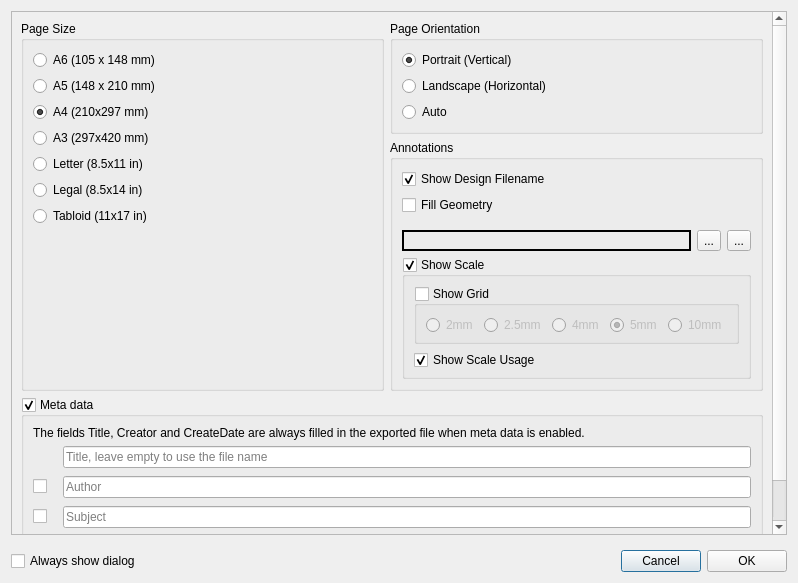
<?xml version="1.0" encoding="UTF-8"?>
<ui version="4.0">
 <class>ExportPdfDialog</class>
 <widget class="QDialog" name="ExportPdfDialog">
  <property name="geometry">
   <rect>
    <x>0</x>
    <y>0</y>
    <width>798</width>
    <height>583</height>
   </rect>
  </property>
  <property name="minimumSize">
   <size>
    <width>462</width>
    <height>546</height>
   </size>
  </property>
  <property name="windowTitle">
   <string>Export PDF Options</string>
  </property>
  <layout class="QVBoxLayout" name="verticalLayout" stretch="0,0">
   <item>
    <widget class="QScrollArea" name="scrollArea">
     <property name="widgetResizable">
      <bool>true</bool>
     </property>
     <widget class="QWidget" name="scrollAreaWidgetContents">
      <property name="geometry">
       <rect>
        <x>0</x>
        <y>0</y>
        <width>764</width>
        <height>593</height>
       </rect>
      </property>
      <layout class="QGridLayout" name="gridLayout" columnstretch="1,1">
       <item row="0" column="0" rowspan="2">
        <widget class="QGroupBox" name="groupSize">
         <property name="toolTip">
          <string>&lt;html&gt;&lt;head/&gt;&lt;body&gt;&lt;p&gt;Set the PDF page (paper) size.  &lt;/p&gt;&lt;/body&gt;&lt;/html&gt;</string>
         </property>
         <property name="title">
          <string>Page Size</string>
         </property>
         <layout class="QVBoxLayout" name="verticalLayout_3">
          <item>
           <widget class="QRadioButton" name="radioButtonA6">
            <property name="text">
             <string>A6 (105 x 148 mm)</string>
            </property>
            <property name="_settings_value" stdset="0">
             <string>a6</string>
            </property>
            <attribute name="buttonGroup">
             <string notr="true">buttonGroupPaperSize</string>
            </attribute>
           </widget>
          </item>
          <item>
           <widget class="QRadioButton" name="radioButtonA5">
            <property name="text">
             <string>A5 (148 x 210 mm)</string>
            </property>
            <property name="_settings_value" stdset="0">
             <string>a5</string>
            </property>
            <attribute name="buttonGroup">
             <string notr="true">buttonGroupPaperSize</string>
            </attribute>
           </widget>
          </item>
          <item>
           <widget class="QRadioButton" name="radioButtonA4">
            <property name="text">
             <string>A4 (210x297 mm)</string>
            </property>
            <property name="checked">
             <bool>true</bool>
            </property>
            <property name="_settings_value" stdset="0">
             <string>a4</string>
            </property>
            <attribute name="buttonGroup">
             <string notr="true">buttonGroupPaperSize</string>
            </attribute>
           </widget>
          </item>
          <item>
           <widget class="QRadioButton" name="radioButtonA3">
            <property name="text">
             <string>A3 (297x420 mm)</string>
            </property>
            <property name="_settings_value" stdset="0">
             <string>a3</string>
            </property>
            <attribute name="buttonGroup">
             <string notr="true">buttonGroupPaperSize</string>
            </attribute>
           </widget>
          </item>
          <item>
           <widget class="QRadioButton" name="radioButtonLetter">
            <property name="text">
             <string>Letter (8.5x11 in)</string>
            </property>
            <property name="_settings_value" stdset="0">
             <string>letter</string>
            </property>
            <attribute name="buttonGroup">
             <string notr="true">buttonGroupPaperSize</string>
            </attribute>
           </widget>
          </item>
          <item>
           <widget class="QRadioButton" name="radioButtonLegal">
            <property name="text">
             <string>Legal (8.5x14 in)</string>
            </property>
            <property name="_settings_value" stdset="0">
             <string>legal</string>
            </property>
            <attribute name="buttonGroup">
             <string notr="true">buttonGroupPaperSize</string>
            </attribute>
           </widget>
          </item>
          <item>
           <widget class="QRadioButton" name="radioButtonTabloid">
            <property name="text">
             <string>Tabloid (11x17 in)</string>
            </property>
            <property name="Tabloid" stdset="0">
             <string/>
            </property>
            <property name="_settings_value" stdset="0">
             <string>tabloid</string>
            </property>
            <attribute name="buttonGroup">
             <string notr="true">buttonGroupPaperSize</string>
            </attribute>
           </widget>
          </item>
          <item>
           <spacer name="verticalSpacer">
            <property name="orientation">
             <enum>Qt::Vertical</enum>
            </property>
            <property name="sizeHint" stdset="0">
             <size>
              <width>20</width>
              <height>40</height>
             </size>
            </property>
           </spacer>
          </item>
         </layout>
        </widget>
       </item>
       <item row="3" column="0" colspan="2">
        <widget class="QGroupBox" name="groupMetaData">
         <property name="title">
          <string>Meta data</string>
         </property>
         <property name="checkable">
          <bool>true</bool>
         </property>
         <property name="checked">
          <bool>true</bool>
         </property>
         <layout class="QVBoxLayout" name="verticalLayout_7">
          <item>
           <widget class="QLabel" name="label_3">
            <property name="text">
             <string>The fields Title, Creator and CreateDate are always filled in the exported file when meta data is enabled.</string>
            </property>
            <property name="wordWrap">
             <bool>true</bool>
            </property>
           </widget>
          </item>
          <item>
           <layout class="QGridLayout" name="gridLayoutMetaData">
            <property name="horizontalSpacing">
             <number>16</number>
            </property>
            <property name="verticalSpacing">
             <number>8</number>
            </property>
            <item row="3" column="0">
             <widget class="QCheckBox" name="checkBoxMetaDataSubject">
              <property name="enabled">
               <bool>true</bool>
              </property>
              <property name="toolTip">
               <string>A description of the document</string>
              </property>
              <property name="text">
               <string/>
              </property>
             </widget>
            </item>
            <item row="1" column="1">
             <widget class="QLineEdit" name="lineEditMetaDataTitle">
              <property name="enabled">
               <bool>true</bool>
              </property>
              <property name="placeholderText">
               <string>Title, leave empty to use the file name</string>
              </property>
              <property name="clearButtonEnabled">
               <bool>true</bool>
              </property>
             </widget>
            </item>
            <item row="3" column="1">
             <widget class="QLineEdit" name="lineEditMetaDataSubject">
              <property name="enabled">
               <bool>true</bool>
              </property>
              <property name="placeholderText">
               <string>Subject</string>
              </property>
              <property name="clearButtonEnabled">
               <bool>true</bool>
              </property>
             </widget>
            </item>
            <item row="4" column="1">
             <widget class="QLineEdit" name="lineEditMetaDataKeywords">
              <property name="enabled">
               <bool>true</bool>
              </property>
              <property name="toolTip">
               <string>A copyright associated with this document</string>
              </property>
              <property name="placeholderText">
               <string>Keywords</string>
              </property>
              <property name="clearButtonEnabled">
               <bool>true</bool>
              </property>
             </widget>
            </item>
            <item row="2" column="0">
             <widget class="QCheckBox" name="checkBoxMetaDataAuthor">
              <property name="enabled">
               <bool>true</bool>
              </property>
              <property name="toolTip">
               <string>A name for a designer of this document</string>
              </property>
              <property name="text">
               <string/>
              </property>
             </widget>
            </item>
            <item row="2" column="1">
             <widget class="QLineEdit" name="lineEditMetaDataAuthor">
              <property name="enabled">
               <bool>true</bool>
              </property>
              <property name="placeholderText">
               <string>Author</string>
              </property>
              <property name="clearButtonEnabled">
               <bool>true</bool>
              </property>
             </widget>
            </item>
            <item row="4" column="0">
             <widget class="QCheckBox" name="checkBoxMetaDataKeywords">
              <property name="enabled">
               <bool>true</bool>
              </property>
              <property name="text">
               <string/>
              </property>
             </widget>
            </item>
           </layout>
          </item>
         </layout>
        </widget>
       </item>
       <item row="0" column="1">
        <widget class="QGroupBox" name="groupOrientation">
         <property name="toolTip">
          <string>&lt;html&gt;&lt;head/&gt;&lt;body&gt;&lt;p&gt;Set the direction of the largest page dimension.&lt;/p&gt;&lt;/body&gt;&lt;/html&gt;</string>
         </property>
         <property name="title">
          <string>Page Orientation</string>
         </property>
         <layout class="QVBoxLayout" name="verticalLayout_4">
          <item>
           <widget class="QRadioButton" name="radioButtonOrientationPortrait">
            <property name="text">
             <string>Portrait (Vertical)</string>
            </property>
            <property name="checked">
             <bool>true</bool>
            </property>
            <property name="portrait" stdset="0">
             <string/>
            </property>
            <attribute name="buttonGroup">
             <string notr="true">buttonGroupOrientation</string>
            </attribute>
           </widget>
          </item>
          <item>
           <widget class="QRadioButton" name="radioButtonOrientationLandscape">
            <property name="text">
             <string>Landscape (Horizontal)</string>
            </property>
            <property name="_settings_value" stdset="0">
             <string>landscape</string>
            </property>
            <attribute name="buttonGroup">
             <string notr="true">buttonGroupOrientation</string>
            </attribute>
           </widget>
          </item>
          <item>
           <widget class="QRadioButton" name="radioButtonOrientationAuto">
            <property name="toolTip">
             <string>&lt;html&gt;&lt;head/&gt;&lt;body&gt;&lt;p&gt;Determine best orientation based on maximum geometry dimension.&lt;/p&gt;&lt;/body&gt;&lt;/html&gt;</string>
            </property>
            <property name="text">
             <string>Auto</string>
            </property>
            <property name="_settings_value" stdset="0">
             <string>auto</string>
            </property>
            <attribute name="buttonGroup">
             <string notr="true">buttonGroupOrientation</string>
            </attribute>
           </widget>
          </item>
         </layout>
        </widget>
       </item>
       <item row="1" column="1">
        <widget class="QGroupBox" name="groupAnnotations">
         <property name="title">
          <string>Annotations</string>
         </property>
         <layout class="QVBoxLayout" name="verticalLayout_2">
          <item>
           <widget class="QCheckBox" name="checkBoxShowFilename">
            <property name="toolTip">
             <string>&lt;html&gt;&lt;head/&gt;&lt;body&gt;&lt;p&gt;Include design filename on page.&lt;/p&gt;&lt;/body&gt;&lt;/html&gt;</string>
            </property>
            <property name="text">
             <string>Show Design Filename</string>
            </property>
            <property name="checked">
             <bool>true</bool>
            </property>
           </widget>
          </item>
          <item>
           <widget class="QCheckBox" name="checkBoxEnableFill">
            <property name="toolTip">
             <string>&lt;html&gt;&lt;head/&gt;&lt;body&gt;&lt;p&gt;Enable filling of exported geometry with a color.&lt;/p&gt;&lt;/body&gt;&lt;/html&gt;</string>
            </property>
            <property name="text">
             <string>Fill Geometry</string>
            </property>
            <property name="checked">
             <bool>false</bool>
            </property>
           </widget>
          </item>
          <item>
           <layout class="QHBoxLayout" name="horizontalLayoutFillColor">
            <property name="topMargin">
             <number>9</number>
            </property>
            <item>
             <widget class="QLabel" name="labelFillColor">
              <property name="minimumSize">
               <size>
                <width>100</width>
                <height>0</height>
               </size>
              </property>
              <property name="frameShape">
               <enum>QFrame::Box</enum>
              </property>
              <property name="lineWidth">
               <number>2</number>
              </property>
              <property name="text">
               <string/>
              </property>
             </widget>
            </item>
            <item>
             <widget class="QToolButton" name="toolButtonFillColorReset">
              <property name="text">
               <string>...</string>
              </property>
              <property name="icon">
               <iconset theme="chokusen-undo">
                <normaloff>.</normaloff>.</iconset>
              </property>
             </widget>
            </item>
            <item>
             <widget class="QToolButton" name="toolButtonFillColor">
              <property name="text">
               <string>...</string>
              </property>
             </widget>
            </item>
           </layout>
          </item>
          <item>
           <widget class="QGroupBox" name="groupScale">
            <property name="toolTip">
             <string>&lt;html&gt;&lt;head/&gt;&lt;body&gt;&lt;p&gt;Include rulers on page to confirm 1:1 printing scale.&lt;/p&gt;&lt;/body&gt;&lt;/html&gt;</string>
            </property>
            <property name="title">
             <string>Show Scale</string>
            </property>
            <property name="checkable">
             <bool>true</bool>
            </property>
            <layout class="QVBoxLayout" name="verticalLayout_6">
             <property name="topMargin">
              <number>9</number>
             </property>
             <property name="bottomMargin">
              <number>6</number>
             </property>
             <item>
              <widget class="QGroupBox" name="groupGrid">
               <property name="toolTip">
                <string>&lt;html&gt;&lt;head/&gt;&lt;body&gt;&lt;p&gt;Include a grid of the selected size on the page.&lt;/p&gt;&lt;/body&gt;&lt;/html&gt;</string>
               </property>
               <property name="title">
                <string>Show Grid</string>
               </property>
               <property name="checkable">
                <bool>true</bool>
               </property>
               <property name="checked">
                <bool>false</bool>
               </property>
               <layout class="QHBoxLayout" name="horizontalLayout">
                <property name="topMargin">
                 <number>9</number>
                </property>
                <property name="bottomMargin">
                 <number>6</number>
                </property>
                <item>
                 <widget class="QRadioButton" name="rbGs_2mm">
                  <property name="text">
                   <string>2mm</string>
                  </property>
                  <property name="_selected_value" stdset="0">
                   <double>2.000000000000000</double>
                  </property>
                  <attribute name="buttonGroup">
                   <string notr="true">buttonGroupGridSize</string>
                  </attribute>
                 </widget>
                </item>
                <item>
                 <widget class="QRadioButton" name="rbGs_2r5mm">
                  <property name="text">
                   <string>2.5mm</string>
                  </property>
                  <property name="_selected_value" stdset="0">
                   <double>2.500000000000000</double>
                  </property>
                  <attribute name="buttonGroup">
                   <string notr="true">buttonGroupGridSize</string>
                  </attribute>
                 </widget>
                </item>
                <item>
                 <widget class="QRadioButton" name="rbGs_4mm">
                  <property name="text">
                   <string>4mm</string>
                  </property>
                  <property name="_selected_value" stdset="0">
                   <double>4.000000000000000</double>
                  </property>
                  <attribute name="buttonGroup">
                   <string notr="true">buttonGroupGridSize</string>
                  </attribute>
                 </widget>
                </item>
                <item>
                 <widget class="QRadioButton" name="rbGs_5mm">
                  <property name="text">
                   <string>5mm</string>
                  </property>
                  <property name="checked">
                   <bool>true</bool>
                  </property>
                  <property name="_selected_value" stdset="0">
                   <double>5.000000000000000</double>
                  </property>
                  <attribute name="buttonGroup">
                   <string notr="true">buttonGroupGridSize</string>
                  </attribute>
                 </widget>
                </item>
                <item>
                 <widget class="QRadioButton" name="rbGs_10mm">
                  <property name="text">
                   <string>10mm</string>
                  </property>
                  <property name="_selected_value" stdset="0">
                   <double>10.000000000000000</double>
                  </property>
                  <attribute name="buttonGroup">
                   <string notr="true">buttonGroupGridSize</string>
                  </attribute>
                 </widget>
                </item>
               </layout>
              </widget>
             </item>
             <item>
              <widget class="QCheckBox" name="checkBoxShowScaleMessage">
               <property name="enabled">
                <bool>true</bool>
               </property>
               <property name="toolTip">
                <string>&lt;html&gt;&lt;head/&gt;&lt;body&gt;&lt;p&gt;Include text describing usage of scale.&lt;/p&gt;&lt;/body&gt;&lt;/html&gt;</string>
               </property>
               <property name="text">
                <string>Show Scale Usage</string>
               </property>
               <property name="checked">
                <bool>true</bool>
               </property>
              </widget>
             </item>
            </layout>
           </widget>
          </item>
         </layout>
        </widget>
       </item>
       <item row="4" column="0" colspan="2">
        <spacer name="verticalSpacerPdfDialog">
         <property name="orientation">
          <enum>Qt::Vertical</enum>
         </property>
         <property name="sizeHint" stdset="0">
          <size>
           <width>20</width>
           <height>0</height>
          </size>
         </property>
        </spacer>
       </item>
      </layout>
     </widget>
    </widget>
   </item>
   <item>
    <layout class="QHBoxLayout" name="horizontalLayoutDialogButtons">
     <property name="topMargin">
      <number>9</number>
     </property>
     <item>
      <widget class="QCheckBox" name="checkBoxAlwaysShowDialog">
       <property name="text">
        <string>Always show dialog</string>
       </property>
      </widget>
     </item>
     <item>
      <spacer name="horizontalSpacerDialogButtons">
       <property name="orientation">
        <enum>Qt::Horizontal</enum>
       </property>
       <property name="sizeHint" stdset="0">
        <size>
         <width>40</width>
         <height>20</height>
        </size>
       </property>
      </spacer>
     </item>
     <item>
      <widget class="QPushButton" name="pushButtonCancel">
       <property name="text">
        <string>Cancel</string>
       </property>
      </widget>
     </item>
     <item>
      <widget class="QPushButton" name="pushButtonOk">
       <property name="text">
        <string>OK</string>
       </property>
      </widget>
     </item>
    </layout>
   </item>
  </layout>
 </widget>
 <tabstops>
  <tabstop>pushButtonOk</tabstop>
  <tabstop>scrollArea</tabstop>
  <tabstop>radioButtonA6</tabstop>
  <tabstop>radioButtonA5</tabstop>
  <tabstop>radioButtonA4</tabstop>
  <tabstop>radioButtonA3</tabstop>
  <tabstop>radioButtonLetter</tabstop>
  <tabstop>radioButtonLegal</tabstop>
  <tabstop>radioButtonTabloid</tabstop>
  <tabstop>radioButtonOrientationPortrait</tabstop>
  <tabstop>radioButtonOrientationLandscape</tabstop>
  <tabstop>radioButtonOrientationAuto</tabstop>
  <tabstop>checkBoxShowFilename</tabstop>
  <tabstop>checkBoxEnableFill</tabstop>
  <tabstop>toolButtonFillColorReset</tabstop>
  <tabstop>toolButtonFillColor</tabstop>
  <tabstop>groupScale</tabstop>
  <tabstop>groupGrid</tabstop>
  <tabstop>rbGs_2mm</tabstop>
  <tabstop>rbGs_2r5mm</tabstop>
  <tabstop>rbGs_4mm</tabstop>
  <tabstop>rbGs_5mm</tabstop>
  <tabstop>rbGs_10mm</tabstop>
  <tabstop>checkBoxShowScaleMessage</tabstop>
  <tabstop>groupMetaData</tabstop>
  <tabstop>lineEditMetaDataTitle</tabstop>
  <tabstop>checkBoxMetaDataAuthor</tabstop>
  <tabstop>lineEditMetaDataAuthor</tabstop>
  <tabstop>checkBoxMetaDataSubject</tabstop>
  <tabstop>lineEditMetaDataSubject</tabstop>
  <tabstop>checkBoxMetaDataKeywords</tabstop>
  <tabstop>lineEditMetaDataKeywords</tabstop>
  <tabstop>checkBoxAlwaysShowDialog</tabstop>
  <tabstop>pushButtonCancel</tabstop>
 </tabstops>
 <resources/>
 <connections>
  <connection>
   <sender>pushButtonOk</sender>
   <signal>clicked()</signal>
   <receiver>ExportPdfDialog</receiver>
   <slot>accept()</slot>
   <hints>
    <hint type="sourcelabel">
     <x>484</x>
     <y>522</y>
    </hint>
    <hint type="destinationlabel">
     <x>267</x>
     <y>272</y>
    </hint>
   </hints>
  </connection>
  <connection>
   <sender>pushButtonCancel</sender>
   <signal>clicked()</signal>
   <receiver>ExportPdfDialog</receiver>
   <slot>reject()</slot>
   <hints>
    <hint type="sourcelabel">
     <x>398</x>
     <y>522</y>
    </hint>
    <hint type="destinationlabel">
     <x>267</x>
     <y>272</y>
    </hint>
   </hints>
  </connection>
 </connections>
 <buttongroups>
  <buttongroup name="buttonGroupOrientation"/>
  <buttongroup name="buttonGroupPaperSize"/>
  <buttongroup name="buttonGroupGridSize"/>
 </buttongroups>
</ui>
